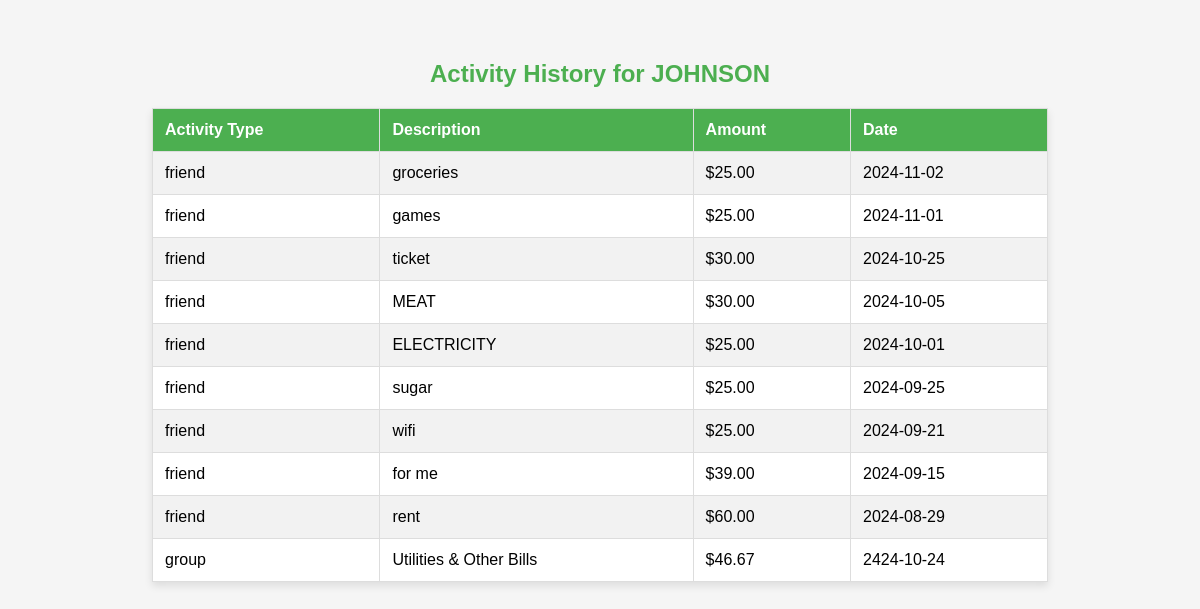
Screenshot of /user_activity (signed in) with the database file from the repository.
### tables this page shows
CREATE TABLE expense (expenseid integer PRIMARY key AUTOINCREMENT,expensename text,creatorid INTEGER , partnerid int, total INTEGER, creatoramount integer, partneramount integer, createdon date,
FOREIGN key (creatorid) 
REFERENCES users(id),FOREIGN key(partnerid) REFERENCES users(id) );

CREATE TABLE group_expenses (
            id INTEGER PRIMARY KEY AUTOINCREMENT,
            group_name TEXT NOT NULL,
            category TEXT NOT NULL,
            total_amount REAL NOT NULL,
            payer TEXT NOT NULL,
            date TEXT NOT NULL, category_description TEXT,
            FOREIGN KEY (group_name) REFERENCES groups_table(group_name),
            FOREIGN KEY (payer) REFERENCES users(name)
        );

### app.py (the view)
@app.route('/user_activity')
def user_activity():
    if 'username' not in session:
        flash("Please log in to view your activity history.", "warning")
        return redirect(url_for('login'))
    logged_in_user = session.get('username')
    conn = sqlite3.connect(db_path)
    cursor = conn.cursor()
    cursor.execute('SELECT id FROM users WHERE name = ?', (logged_in_user,))
    user_id_result = cursor.fetchone()
    user_id = user_id_result[0] if user_id_result else None
    if not user_id:
        flash("User not found", "danger")
        return redirect(url_for('login'))
    print(f"Logged in user: {logged_in_user}, user_id: {user_id}")
    cursor.execute('''
        SELECT 'friend' AS activity_type,
               expensename AS description,
               total/2 AS user_share,
               createdon AS date
        FROM expense
        WHERE creatorid = ? OR partnerid = ?
        ORDER BY date DESC
    ''', (user_id, user_id))
    friend_activities = cursor.fetchall()
    cursor.execute('''
        SELECT 'group' AS activity_type,
               category AS description,
               (total_amount - (total_amount / (SELECT COUNT(*) FROM members WHERE group_name = ge.group_name))) AS user_share,
               date
        FROM group_expenses ge
        WHERE group_name IN (SELECT group_name FROM members WHERE name = ?)
        ORDER BY date DESC
    ''', (logged_in_user,))
    group_activities = cursor.fetchall()
    user_activities = friend_activities + group_activities
    print(f"Combined activities: {user_activities}")
    conn.close()
    if not user_activities:
        flash("No activity history found.", "info")
    return render_template('user_activity.html', user_activities=user_activities, username=logged_in_user)

### templates/user_activity.html (shortened to what this page needs)
<!DOCTYPE html>
<html lang="en">
<head>
</head>
<body>
    <h2>Activity History for {{ username }}</h2>
    {% if user_activities %}
    <table>
        <tr>
            <th>Activity Type</th>
            <th>Description</th>
            <th>Amount</th>
            <th>Date</th>
        </tr>
        {% for activity in user_activities %}
        <tr>
            <td>{{ activity[0] }}</td>
            <td>{{ activity[1] }}</td>
            <td>${{ "%.2f"|format(activity[2] if activity[2] is not none else 0) }}</td>
            <td>{{ activity[3] }}</td>
        </tr>
        {% endfor %}
    </table>
    {% else %}
    <div class="no-activity">
        <p>No activity history found.</p>
    </div>
    {% endif %}
</body>
</html>

### templates/user_activity.html (style rules this page uses)
body { font-family: Arial, sans-serif; background-color: #f5f5f5; margin: 20px; padding: 20px; background-image: url('https://i.postimg.cc/m2Mwh4S5/background-image.webp'); background-size: cover; background-position: center; }
h2 { text-align: center; color: #4caf50; }
table { width: 80%; margin: 20px auto; border-collapse: collapse; background-color: #ffffff; box-shadow: 0 4px 8px rgba(0, 0, 0, 0.1); }
th, td { padding: 12px; border: 1px solid #dddddd; text-align: left; }
th { background-color: #4caf50; color: white; }
tr:nth-child(even) { background-color: #f2f2f2; }

### rows the page displays
expense: activity "friend", expensename "groceries", activity "25.00", createdon "2024-11-02"
expense: activity "friend", expensename "games", activity "25.00", createdon "2024-11-01"
expense: activity "friend", expensename "ticket", activity "30.00", createdon "2024-10-25"
expense: activity "friend", expensename "MEAT", activity "30.00", createdon "2024-10-05"
expense: activity "friend", expensename "ELECTRICITY", activity "25.00", createdon "2024-10-01"
expense: activity "friend", expensename "sugar", activity "25.00", createdon "2024-09-25"
expense: activity "friend", expensename "wifi", activity "25.00", createdon "2024-09-21"
expense: activity "friend", expensename "for me", activity "39.00", createdon "2024-09-15"
expense: activity "friend", expensename "rent", activity "60.00", createdon "2024-08-29"
group_expenses: activity "group", category "Utilities & Other Bills", activity "46.67", date "2424-10-24"

### other values shown
{{ username }} "JOHNSON"
